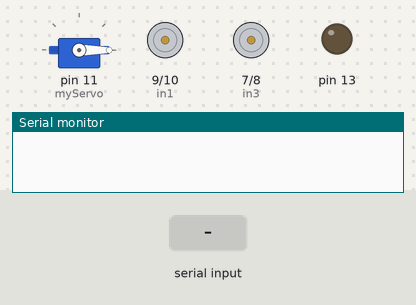
Bench run of a sketch on a simulated Arduino Uno, built with avr-gcc and run on an emulated ATmega328P. Parts: servo, motor-driver pin pairs drawn as motors (green arrow = first pin HIGH = forward, orange = second pin HIGH = backward, longer = more drive, scaled by the enable pin), output pins drawn as LEDs (lit = HIGH), the last lines printed to the serial monitor. Inputs (shaded band) come from the test bench.

Above: at 1.2 s.
1.3 s: "r" received over Serial
At 3.3 s:
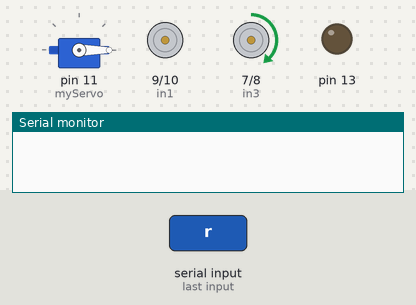
3.6 s: "l" received over Serial
At 4.5 s:
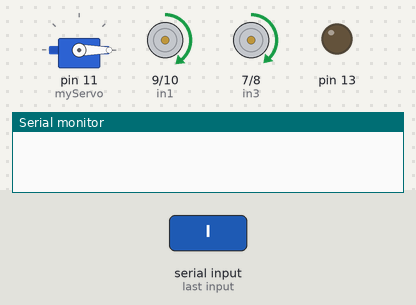
5.2 s: "a" received over Serial
At 5.8 s:
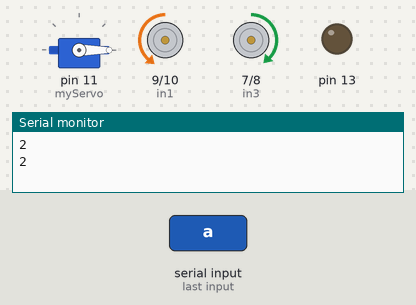
6.9 s: "b" received over Serial
At 8.2 s:
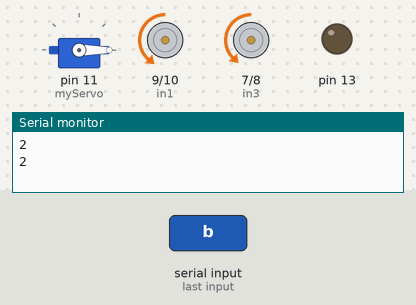
8.5 s: "l" received over Serial
At 9.4 s:
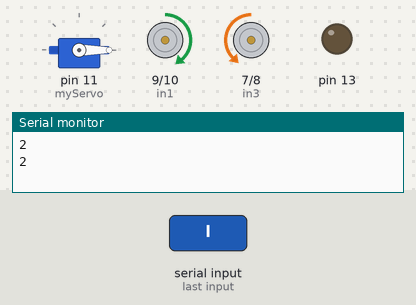
10.1 s: "f" received over Serial
At 10.6 s:
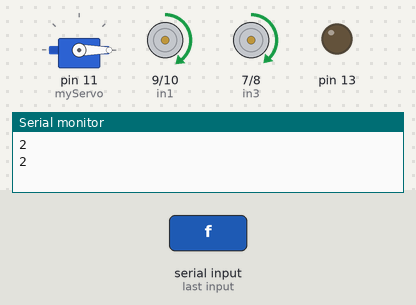
Timing chart, 0 to 12.7 s (numbered marks = the images above; inputs shaded):
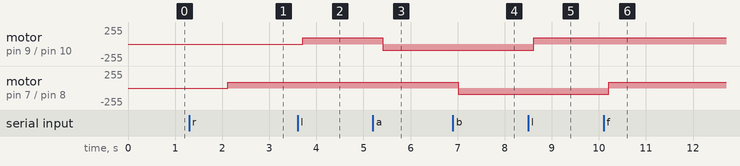

The sketch:

Movement.ino
```cpp
#include <Servo.h>
Servo myServo;
int in1 = 9;
int in2 = 10;
int in3 = 7;
int in4 = 8;
int e1 = 5;
int e2 = 6;
char dizi[100];
bool targetFound = false;
int i = 0;
int sayac = 0;
void setup() {
  Serial.begin(115200); // opens serial port, sets data rate to 9600 bps
  pinMode(in1, OUTPUT);
  pinMode(in2, OUTPUT);
  pinMode(in3, OUTPUT);
  pinMode(in4, OUTPUT);
  pinMode(e1, OUTPUT);
  pinMode(e2, OUTPUT);
  pinMode(13, OUTPUT);
  myServo.attach(11);
}
void Wait()
{
  digitalWrite(in1, LOW);
  digitalWrite(in2, LOW);
  digitalWrite(in3, LOW);
  digitalWrite(in4, LOW);
}
void TurnLeft()
{
  digitalWrite(in1, HIGH);
  digitalWrite(in2, LOW);
}
void BackTurnLeft()
{
  digitalWrite(in1, LOW);
  digitalWrite(in2, HIGH);
}
void TurnRight()
{
  digitalWrite(in3,HIGH);
  digitalWrite(in4,LOW);
}
void BackTurnRight()
{
  digitalWrite(in3,LOW);
  digitalWrite(in4,HIGH);
}
void Forward()
{
  digitalWrite(in4,LOW);
  digitalWrite(in3,HIGH);
  digitalWrite(in2,LOW);
  digitalWrite(in1,HIGH);
}
void Backward()
{
    digitalWrite(in3,LOW);
    digitalWrite(in4,HIGH);
    digitalWrite(in1,LOW);
    digitalWrite(in2,HIGH);
}
void StartingPoint()
{
  for(int i = sayac;i>0;i--)
  {
    Serial.println(sayac);
    if(dizi[i] == 'r')
    {
      BackTurnRight();
    }
    else if(dizi[i] =='l')
    {
      BackTurnLeft();
    }
    else if(dizi[i] == 'f')
    {
      Backward();
    }
    delay(100);
  }
}
void SearchObject()
{
  for(int i = 0; i < 180;i+= 60)
  {
    myServo.write(i);
    delay(2000);
    if(Serial.available())
    {
      targetFound = true;
      // Aracın konumu kameranın konumuna göre ayarlanacaktır..
      break;
    }
  }
}
void Go(char value)
{
    if (value == 'l')
    {
      TurnLeft();
    }
    else if(value == 'r')
    {
      TurnRight();
    }
    else if(value == 'f')//front back
    {
      Forward();
    }
    else if(value == 'b')//turn back
    {
      Backward();
    }
    else if(value == 'a')
    {
      StartingPoint();
    }
    else if(value == 'z')
    {
      BackTurnRight();
    }
    else
    {
      Wait();
    }
}
void DcMotorSettings()
{
  analogWrite(e1, 95);//95 ---> right wheel
  analogWrite(e2, 90);//90  ---> left wheel
}
void loop()
{
  DcMotorSettings();
  if (Serial.available())// a data in buffer
  {
    char value = Serial.read();
    dizi[sayac] = value;
    delay(115);
    Go(value);
    if(value == 'a') sayac = 0;//Starting point için a değeri geldiğinde onu sıfırlamak için kullanılıyor
    if(value == 'r' || value == 'l' || value == 'f' || value == 'b') sayac++;//Starting Point için tutulan verileri topluyor
    if(value == 'f' || value =='b')//İki motor aynı anda döndüğü için tek motora düşen hız 50 iki motora toplamda 100 hız düşüyor
    {
      delay(50);
      //break;
    }
    else
    {
      delay(100);
    }
  }
  else if(targetFound == false)// veri gelmiyo ve targetFound == false
  {
    SearchObject();//Bu bloğa tek kere girmesi için
  }
}
  /*
void serialEvent()
{
  while (Serial.available())
  {
    char gelen = char(Serial.read());
    veri += gelen;
    if (gelen == '\n')
    {
      durum = true;
    }
  }
}
/*

    delayMicroseconds(2000); //Set the possition to 180 degrees
  }
  }
*/
```

Measured:
- after the input at 1.3 s, motor on pin 7 (in3) / pin 8 (in4): stopped → forward 90/255 after 0.82 s; servo on pin 11 (myServo): stays 0° (without the input it goes to 60° after 0.70 s)
- after the input at 3.6 s, motor on pin 9 (in1) / pin 10 (in2): stopped → forward 95/255 after 0.12 s
- after the input at 5.2 s, motor on pin 9 (in1) / pin 10 (in2): forward 95/255 → backward 95/255 after 0.22 s
- after the input at 6.9 s, motor on pin 7 (in3) / pin 8 (in4): forward 90/255 → backward 90/255 after 0.12 s
- after the input at 8.5 s, motor on pin 9 (in1) / pin 10 (in2): backward 95/255 → forward 95/255 after 0.12 s
- after the input at 10.1 s, motor on pin 7 (in3) / pin 8 (in4): backward 90/255 → forward 90/255 after 0.12 s
